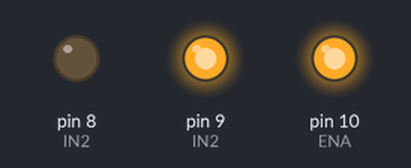
The sketch below on a simulated Arduino Uno, built with avr-gcc and run on an emulated ATmega328P. Parts: output pins drawn as LEDs (lit = HIGH).

Above: at 0.05 s.
At 1.95 s:
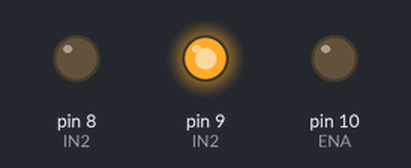
At 2.95 s:
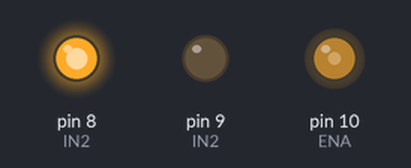
At 3.95 s:
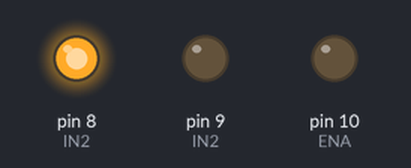
Timing chart, 0 to 5.2 s (numbered marks = the images above):
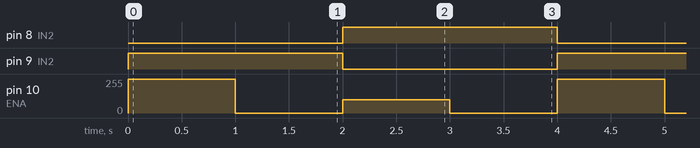

The sketch:

sketch_dec01a.ino
```cpp
void setup()
{
  // put your setup code here, to run once:
  pinMode(8, OUTPUT); //IN2
  pinMode(9, OUTPUT); //IN2
  pinMode(10, OUTPUT); //ENA
}

int speed =100;

void loop()
{
  // put your main code here, to run repeatedly:
  digitalWrite(8, LOW);
  digitalWrite(9, HIGH);
  digitalWrite(10, HIGH);
  delay(1000);
  digitalWrite(10, LOW);
  delay(1000);

  digitalWrite(8, HIGH);
  digitalWrite(9, LOW);
  //digitalWrite(10, HIGH);
  analogWrite(10, speed);
  delay(1000);
  digitalWrite(10, LOW);
  delay(1000);
}
```

Measured:
- by itself, pin 8 (IN2), pin 9 (IN2): alternates HIGH for 2.0 s and LOW for 2.0 s
- by itself, pin 10 (ENA): repeats every 4.0 s: 0/255 1.0 s, 100/255 1.0 s, 0/255 1.0 s, 255/255 1.0 s
